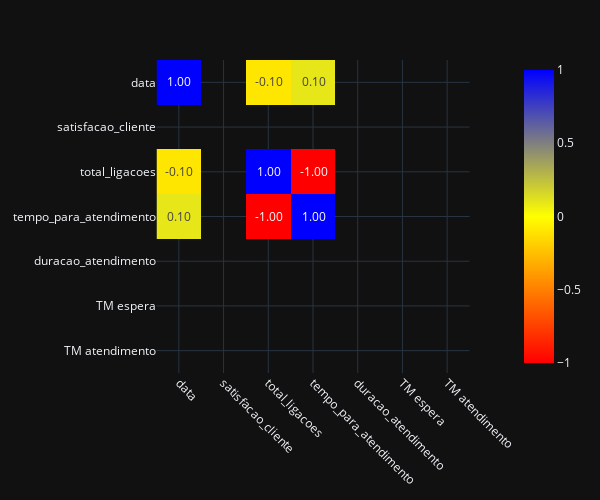

Here is the notebook cell this chart was saved with:
### Code cell
fig = px.imshow(df_plot.corr(), zmin=-1, zmax=1, width=600, height=500, text_auto='.2f', color_continuous_scale=['red', 'yellow', 'blue'])
fig.update_xaxes(tickangle=45)
fig.show()

### Figure 1 — Plotly figure (JSON) as saved in the notebook; plotly's stock layout.template omitted (floating-point values rounded to 4 significant figures)
{"data": [{"coloraxis": "coloraxis", "name": "0", "texttemplate": "%{z:.2f}", "x": ["data", "satisfacao_cliente", "total_ligacoes", "tempo_para_atendimento", "duracao_atendimento", "TM espera", "TM atendimento"], "y": ["data", "satisfacao_cliente", "total_ligacoes", "tempo_para_atendimento", "duracao_atendimento", "TM espera", "TM atendimento"], "z": [[1.0, NaN, -0.09883, 0.09883, NaN, NaN, NaN], [NaN, NaN, NaN, NaN, NaN, NaN, NaN], [-0.09883, NaN, 1.0, -1.0, NaN, NaN, NaN], [0.09883, NaN, -1.0, 1.0, NaN, NaN, NaN], [NaN, NaN, NaN, NaN, NaN, NaN, NaN], [NaN, NaN, NaN, NaN, NaN, NaN, NaN], [NaN, NaN, NaN, NaN, NaN, NaN, NaN]], "type": "heatmap", "xaxis": "x", "yaxis": "y", "hovertemplate": "x: %{x}<br>y: %{y}<br>color: %{z}<extra></extra>"}], "layout": {"xaxis": {"anchor": "y", "domain": [0.0, 1.0], "scaleanchor": "y", "constrain": "domain", "tickangle": 45}, "yaxis": {"anchor": "x", "domain": [0.0, 1.0], "autorange": "reversed", "constrain": "domain"}, "coloraxis": {"colorscale": [[0.0, "red"], [0.5, "yellow"], [1.0, "blue"]], "cmin": -1, "cmax": 1}, "margin": {"t": 60}, "height": 500, "width": 600}}
